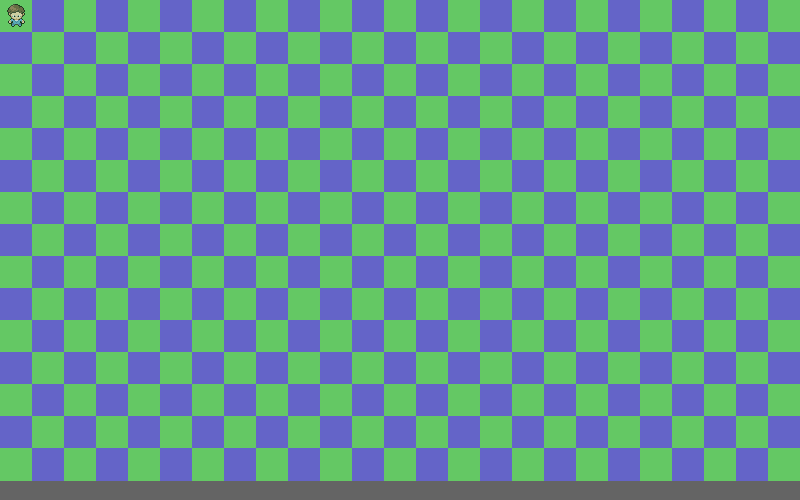
Frame 1 (no input)
Frame 60 (the mouse pressed at the canvas centre just before this capture): identical to frame 1, image omitted
Frame 120 (the mouse held since frame 60 and released just before this capture): identical to frame 1, image omitted

The Processing sketch that drew this single still picture (run headless with seeded random() and noise(); from frame 60 on, the mouse is pressed at the canvas centre):

// Processing sketch: CharacterSprite
// ── CharacterSprite.pde
void setup() {
  size(800, 500);
  background(100);
}
int characterX=0;
int characterY=0;
void draw() {
  col(100, 200, 100);
  int cnt=0;
  for (int i=0; i<25; i++) {
    for (int j=0; j<15; j++) {
      if (cnt++%2==0)col(100, 200, 100);
      else col(100, 100, 200);
      rect(32*i, 32*j, 32, 32);
    }
  } 
  if(keyPressed){
    if(key=='w')--characterY;
    if(key=='a')--characterX;
    if(key=='s')++characterY;
    if(key=='d')characterX++;
  }
  drawCharacter(characterX,characterY);
}
void drawCharacter(int x, int y) {
  stroke(1);
  col(0, 0, 0);
  point(x+7, y+10);
  col(0, 0, 0);
  point(x+7, y+11);
  col(0, 0, 0);
  point(x+8, y+8);
  col(0, 0, 0);
  point(x+8, y+9);
  col(104, 72, 56);
  point(x+8, y+10);
  col(104, 72, 56);
  point(x+8, y+11);
  col(0, 0, 0);
  point(x+8, y+12);
  col(0, 0, 0);
  point(x+8, y+13);
  col(0, 0, 0);
  point(x+8, y+14);
  col(0, 0, 0);
  point(x+8, y+21);
  col(0, 0, 0);
  point(x+8, y+22);
  col(0, 0, 0);
  point(x+9, y+7);
  col(104, 72, 56);
  point(x+9, y+8);
  col(104, 72, 56);
  point(x+9, y+9);
  col(104, 72, 56);
  point(x+9, y+10);
  col(104, 72, 56);
  point(x+9, y+11);
  col(48, 40, 40);
  point(x+9, y+12);
  col(216, 160, 120);
  point(x+9, y+13);
  col(216, 160, 120);
  point(x+9, y+14);
  col(0, 0, 0);
  point(x+9, y+15);
  col(120, 64, 64);
  point(x+9, y+20);
  col(248, 208, 184);
  point(x+9, y+21);
  col(248, 208, 184);
  point(x+9, y+22);
  col(0, 0, 0);
  point(x+9, y+23);
  col(48, 40, 40);
  point(x+10, y+6);
  col(152, 104, 88);
  point(x+10, y+7);
  col(152, 104, 88);
  point(x+10, y+8);
  col(104, 72, 56);
  point(x+10, y+9);
  col(104, 72, 56);
  point(x+10, y+10);
  col(48, 40, 40);
  point(x+10, y+11);
  col(104, 72, 56);
  point(x+10, y+12);
  col(48, 40, 40);
  point(x+10, y+13);
  col(120, 64, 64);
  point(x+10, y+14);
  col(120, 64, 64);
  point(x+10, y+15);
  col(0, 0, 0);
  point(x+10, y+16);
  col(0, 0, 0);
  point(x+10, y+19);
  col(248, 208, 184);
  point(x+10, y+20);
  col(216, 160, 120);
  point(x+10, y+21);
  col(248, 208, 184);
  point(x+10, y+22);
  col(0, 0, 0);
  point(x+10, y+23);
  col(48, 40, 40);
  point(x+11, y+5);
  col(152, 104, 88);
  point(x+11, y+6);
  col(152, 104, 88);
  point(x+11, y+7);
  col(152, 104, 88);
  point(x+11, y+8);
  col(152, 104, 88);
  point(x+11, y+9);
  col(104, 72, 56);
  point(x+11, y+10);
  col(104, 72, 56);
  point(x+11, y+11);
  col(104, 72, 56);
  point(x+11, y+12);
  col(48, 40, 40);
  point(x+11, y+13);
  col(248, 208, 184);
  point(x+11, y+14);
  col(248, 208, 184);
  point(x+11, y+15);
  col(216, 160, 120);
  point(x+11, y+16);
  col(120, 64, 64);
  point(x+11, y+17);
  col(0, 0, 0);
  point(x+11, y+18);
  col(88, 160, 216);
  point(x+11, y+19);
  col(88, 160, 216);
  point(x+11, y+20);
  col(56, 104, 176);
  point(x+11, y+21);
  col(0, 0, 0);
  point(x+11, y+22);
  col(0, 0, 0);
  point(x+11, y+23);
  col(0, 0, 0);
  point(x+11, y+24);
  col(0, 0, 0);
  point(x+11, y+25);
  col(48, 40, 40);
  point(x+12, y+5);
  col(152, 104, 88);
  point(x+12, y+6);
  col(152, 104, 88);
  point(x+12, y+7);
  col(152, 104, 88);
  point(x+12, y+8);
  col(104, 72, 56);
  point(x+12, y+9);
  col(152, 104, 88);
  point(x+12, y+10);
  col(104, 72, 56);
  point(x+12, y+11);
  col(48, 40, 40);
  point(x+12, y+12);
  col(248, 208, 184);
  point(x+12, y+13);
  col(248, 208, 184);
  point(x+12, y+14);
  col(248, 208, 184);
  point(x+12, y+15);
  col(152, 152, 160);
  point(x+12, y+16);
  col(248, 208, 184);
  point(x+12, y+17);
  col(120, 64, 64);
  point(x+12, y+18);
  col(99, 173, 242);
  point(x+12, y+19);
  col(99, 173, 242);
  point(x+12, y+20);
  col(0, 0, 0);
  point(x+12, y+21);
  col(0, 0, 0);
  point(x+12, y+22);
  col(72, 104, 176);
  point(x+12, y+23);
  col(56, 104, 176);
  point(x+12, y+24);
  col(88, 160, 216);
  point(x+12, y+25);
  col(0, 0, 0);
  point(x+12, y+26);
  col(48, 40, 40);
  point(x+13, y+4);
  col(152, 104, 88);
  point(x+13, y+5);
  col(104, 72, 56);
  point(x+13, y+6);
  col(152, 104, 88);
  point(x+13, y+7);
  col(152, 104, 88);
  point(x+13, y+8);
  col(152, 104, 88);
  point(x+13, y+9);
  col(152, 104, 88);
  point(x+13, y+10);
  col(104, 72, 56);
  point(x+13, y+11);
  col(48, 40, 40);
  point(x+13, y+12);
  col(248, 208, 184);
  point(x+13, y+13);
  col(248, 208, 184);
  point(x+13, y+14);
  col(232, 232, 248);
  point(x+13, y+15);
  col(232, 232, 248);
  point(x+13, y+16);
  col(248, 208, 184);
  point(x+13, y+17);
  col(216, 160, 120);
  point(x+13, y+18);
  col(0, 0, 0);
  point(x+13, y+19);
  col(88, 160, 216);
  point(x+13, y+20);
  col(88, 160, 216);
  point(x+13, y+21);
  col(88, 160, 216);
  point(x+13, y+22);
  col(56, 104, 176);
  point(x+13, y+23);
  col(72, 104, 176);
  point(x+13, y+24);
  col(88, 160, 216);
  point(x+13, y+25);
  col(0, 0, 0);
  point(x+13, y+26);
  col(48, 40, 40);
  point(x+14, y+4);
  col(104, 72, 56);
  point(x+14, y+5);
  col(104, 72, 56);
  point(x+14, y+6);
  col(104, 72, 56);
  point(x+14, y+7);
  col(152, 104, 88);
  point(x+14, y+8);
  col(152, 104, 88);
  point(x+14, y+9);
  col(104, 72, 56);
  point(x+14, y+10);
  col(104, 72, 56);
  point(x+14, y+11);
  col(48, 40, 40);
  point(x+14, y+12);
  col(248, 208, 184);
  point(x+14, y+13);
  col(248, 208, 184);
  point(x+14, y+14);
  col(152, 152, 160);
  point(x+14, y+15);
  col(0, 0, 0);
  point(x+14, y+16);
  col(248, 208, 184);
  point(x+14, y+17);
  col(248, 208, 184);
  point(x+14, y+18);
  col(120, 64, 64);
  point(x+14, y+19);
  col(56, 104, 176);
  point(x+14, y+20);
  col(88, 160, 216);
  point(x+14, y+21);
  col(88, 160, 216);
  point(x+14, y+22);
  col(88, 160, 216);
  point(x+14, y+23);
  col(72, 104, 176);
  point(x+14, y+24);
  col(0, 0, 0);
  point(x+14, y+25);
  col(0, 0, 0);
  point(x+15, y+4);
  col(104, 72, 56);
  point(x+15, y+5);
  col(104, 72, 56);
  point(x+15, y+6);
  col(104, 72, 56);
  point(x+15, y+7);
  col(152, 104, 88);
  point(x+15, y+8);
  col(152, 104, 88);
  point(x+15, y+9);
  col(104, 72, 56);
  point(x+15, y+10);
  col(104, 72, 56);
  point(x+15, y+11);
  col(48, 40, 40);
  point(x+15, y+12);
  col(248, 208, 184);
  point(x+15, y+13);
  col(248, 208, 184);
  point(x+15, y+14);
  col(248, 208, 184);
  point(x+15, y+15);
  col(152, 152, 160);
  point(x+15, y+16);
  col(248, 208, 184);
  point(x+15, y+17);
  col(248, 208, 184);
  point(x+15, y+18);
  col(216, 160, 120);
  point(x+15, y+19);
  col(232, 232, 248);
  point(x+15, y+20);
  col(56, 104, 176);
  point(x+15, y+21);
  col(88, 160, 216);
  point(x+15, y+22);
  col(88, 160, 216);
  point(x+15, y+23);
  col(48, 40, 40);
  point(x+15, y+24);
  col(0, 0, 0);
  point(x+16, y+4);
  col(104, 72, 56);
  point(x+16, y+5);
  col(104, 72, 56);
  point(x+16, y+6);
  col(104, 72, 56);
  point(x+16, y+7);
  col(104, 72, 56);
  point(x+16, y+8);
  col(104, 72, 56);
  point(x+16, y+9);
  col(152, 104, 88);
  point(x+16, y+10);
  col(48, 40, 40);
  point(x+16, y+11);
  col(248, 208, 184);
  point(x+16, y+12);
  col(248, 208, 184);
  point(x+16, y+13);
  col(248, 208, 184);
  point(x+16, y+14);
  col(248, 208, 184);
  point(x+16, y+15);
  col(248, 208, 184);
  point(x+16, y+16);
  col(248, 208, 184);
  point(x+16, y+17);
  col(216, 160, 120);
  point(x+16, y+18);
  col(216, 160, 120);
  point(x+16, y+19);
  col(232, 232, 248);
  point(x+16, y+20);
  col(99, 173, 242);
  point(x+16, y+21);
  col(56, 104, 176);
  point(x+16, y+22);
  col(88, 160, 216);
  point(x+16, y+23);
  col(48, 40, 40);
  point(x+16, y+24);
  col(0, 0, 0);
  point(x+17, y+4);
  col(104, 72, 56);
  point(x+17, y+5);
  col(104, 72, 56);
  point(x+17, y+6);
  col(104, 72, 56);
  point(x+17, y+7);
  col(104, 72, 56);
  point(x+17, y+8);
  col(152, 104, 88);
  point(x+17, y+9);
  col(104, 72, 56);
  point(x+17, y+10);
  col(48, 40, 40);
  point(x+17, y+11);
  col(248, 208, 184);
  point(x+17, y+12);
  col(248, 208, 184);
  point(x+17, y+13);
  col(248, 208, 184);
  point(x+17, y+14);
  col(248, 208, 184);
  point(x+17, y+15);
  col(152, 152, 160);
  point(x+17, y+16);
  col(248, 208, 184);
  point(x+17, y+17);
  col(248, 208, 184);
  point(x+17, y+18);
  col(216, 160, 120);
  point(x+17, y+19);
  col(232, 232, 248);
  point(x+17, y+20);
  col(56, 104, 176);
  point(x+17, y+21);
  col(88, 160, 216);
  point(x+17, y+22);
  col(88, 160, 216);
  point(x+17, y+23);
  col(48, 40, 40);
  point(x+17, y+24);
  col(0, 0, 0);
  point(x+18, y+5);
  col(104, 72, 56);
  point(x+18, y+6);
  col(104, 72, 56);
  point(x+18, y+7);
  col(104, 72, 56);
  point(x+18, y+8);
  col(104, 72, 56);
  point(x+18, y+9);
  col(48, 40, 40);
  point(x+18, y+10);
  col(48, 40, 40);
  point(x+18, y+11);
  col(248, 208, 184);
  point(x+18, y+12);
  col(248, 208, 184);
  point(x+18, y+13);
  col(248, 208, 184);
  point(x+18, y+14);
  col(152, 152, 160);
  point(x+18, y+15);
  col(0, 0, 0);
  point(x+18, y+16);
  col(248, 208, 184);
  point(x+18, y+17);
  col(248, 208, 184);
  point(x+18, y+18);
  col(120, 64, 64);
  point(x+18, y+19);
  col(56, 104, 176);
  point(x+18, y+20);
  col(88, 160, 216);
  point(x+18, y+21);
  col(88, 160, 216);
  point(x+18, y+22);
  col(88, 160, 216);
  point(x+18, y+23);
  col(72, 104, 176);
  point(x+18, y+24);
  col(0, 0, 0);
  point(x+18, y+25);
  col(0, 0, 0);
  point(x+19, y+5);
  col(48, 40, 40);
  point(x+19, y+6);
  col(48, 40, 40);
  point(x+19, y+7);
  col(104, 72, 56);
  point(x+19, y+8);
  col(104, 72, 56);
  point(x+19, y+9);
  col(104, 72, 56);
  point(x+19, y+10);
  col(104, 72, 56);
  point(x+19, y+11);
  col(48, 40, 40);
  point(x+19, y+12);
  col(248, 208, 184);
  point(x+19, y+13);
  col(248, 208, 184);
  point(x+19, y+14);
  col(232, 232, 248);
  point(x+19, y+15);
  col(232, 232, 248);
  point(x+19, y+16);
  col(248, 208, 184);
  point(x+19, y+17);
  col(216, 160, 120);
  point(x+19, y+18);
  col(0, 0, 0);
  point(x+19, y+19);
  col(88, 160, 216);
  point(x+19, y+20);
  col(88, 160, 216);
  point(x+19, y+21);
  col(88, 160, 216);
  point(x+19, y+22);
  col(56, 104, 176);
  point(x+19, y+23);
  col(72, 104, 176);
  point(x+19, y+24);
  col(88, 160, 216);
  point(x+19, y+25);
  col(0, 0, 0);
  point(x+19, y+26);
  col(0, 0, 0);
  point(x+20, y+6);
  col(104, 72, 56);
  point(x+20, y+7);
  col(104, 72, 56);
  point(x+20, y+8);
  col(104, 72, 56);
  point(x+20, y+9);
  col(104, 72, 56);
  point(x+20, y+10);
  col(104, 72, 56);
  point(x+20, y+11);
  col(104, 72, 56);
  point(x+20, y+12);
  col(248, 208, 184);
  point(x+20, y+13);
  col(248, 208, 184);
  point(x+20, y+14);
  col(248, 208, 184);
  point(x+20, y+15);
  col(152, 152, 160);
  point(x+20, y+16);
  col(248, 208, 184);
  point(x+20, y+17);
  col(120, 64, 64);
  point(x+20, y+18);
  col(99, 173, 242);
  point(x+20, y+19);
  col(99, 173, 242);
  point(x+20, y+20);
  col(0, 0, 0);
  point(x+20, y+21);
  col(0, 0, 0);
  point(x+20, y+22);
  col(72, 104, 176);
  point(x+20, y+23);
  col(56, 104, 176);
  point(x+20, y+24);
  col(88, 160, 216);
  point(x+20, y+25);
  col(0, 0, 0);
  point(x+20, y+26);
  col(0, 0, 0);
  point(x+21, y+6);
  col(104, 72, 56);
  point(x+21, y+7);
  col(104, 72, 56);
  point(x+21, y+8);
  col(104, 72, 56);
  point(x+21, y+9);
  col(104, 72, 56);
  point(x+21, y+10);
  col(48, 40, 40);
  point(x+21, y+11);
  col(104, 72, 56);
  point(x+21, y+12);
  col(48, 40, 40);
  point(x+21, y+13);
  col(248, 208, 184);
  point(x+21, y+14);
  col(248, 208, 184);
  point(x+21, y+15);
  col(216, 160, 120);
  point(x+21, y+16);
  col(120, 64, 64);
  point(x+21, y+17);
  col(0, 0, 0);
  point(x+21, y+18);
  col(88, 160, 216);
  point(x+21, y+19);
  col(88, 160, 216);
  point(x+21, y+20);
  col(56, 104, 176);
  point(x+21, y+21);
  col(0, 0, 0);
  point(x+21, y+22);
  col(0, 0, 0);
  point(x+21, y+23);
  col(0, 0, 0);
  point(x+21, y+24);
  col(0, 0, 0);
  point(x+21, y+25);
  col(0, 0, 0);
  point(x+22, y+7);
  col(104, 72, 56);
  point(x+22, y+8);
  col(104, 72, 56);
  point(x+22, y+9);
  col(104, 72, 56);
  point(x+22, y+10);
  col(104, 72, 56);
  point(x+22, y+11);
  col(48, 40, 40);
  point(x+22, y+12);
  col(0, 0, 0);
  point(x+22, y+13);
  col(120, 64, 64);
  point(x+22, y+14);
  col(120, 64, 64);
  point(x+22, y+15);
  col(0, 0, 0);
  point(x+22, y+16);
  col(0, 0, 0);
  point(x+22, y+19);
  col(248, 208, 184);
  point(x+22, y+20);
  col(216, 160, 120);
  point(x+22, y+21);
  col(248, 208, 184);
  point(x+22, y+22);
  col(0, 0, 0);
  point(x+22, y+23);
  col(0, 0, 0);
  point(x+23, y+8);
  col(0, 0, 0);
  point(x+23, y+9);
  col(104, 72, 56);
  point(x+23, y+10);
  col(104, 72, 56);
  point(x+23, y+11);
  col(0, 0, 0);
  point(x+23, y+12);
  col(216, 160, 120);
  point(x+23, y+13);
  col(216, 160, 120);
  point(x+23, y+14);
  col(0, 0, 0);
  point(x+23, y+15);
  col(120, 64, 64);
  point(x+23, y+20);
  col(248, 208, 184);
  point(x+23, y+21);
  col(248, 208, 184);
  point(x+23, y+22);
  col(0, 0, 0);
  point(x+23, y+23);
  col(0, 0, 0);
  point(x+24, y+10);
  col(0, 0, 0);
  point(x+24, y+11);
  col(0, 0, 0);
  point(x+24, y+13);
  col(0, 0, 0);
  point(x+24, y+14);
  col(0, 0, 0);
  point(x+24, y+21);
  col(0, 0, 0);
  point(x+24, y+22);
}
void col(int c) {
  fill(c);
  stroke(c);
}
void col(int r, int g, int b) {
  fill(r, g, b);
  stroke(r, g, b);
}
